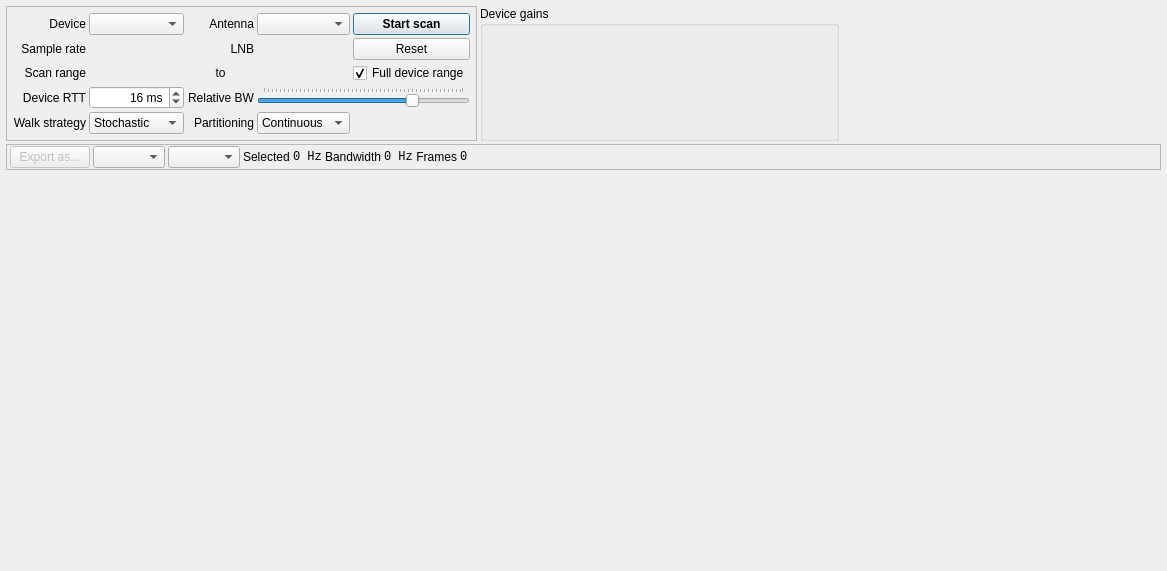
<?xml version="1.0" encoding="UTF-8"?>
<ui version="4.0">
 <class>PanoramicDialog</class>
 <widget class="QDialog" name="PanoramicDialog">
  <property name="geometry">
   <rect>
    <x>0</x>
    <y>0</y>
    <width>1167</width>
    <height>571</height>
   </rect>
  </property>
  <property name="sizePolicy">
   <sizepolicy hsizetype="Fixed" vsizetype="Fixed">
    <horstretch>0</horstretch>
    <verstretch>0</verstretch>
   </sizepolicy>
  </property>
  <property name="windowTitle">
   <string>Panoramic spectrum view</string>
  </property>
  <property name="modal">
   <bool>true</bool>
  </property>
  <layout class="QGridLayout" name="gridLayout">
   <property name="leftMargin">
    <number>6</number>
   </property>
   <property name="topMargin">
    <number>6</number>
   </property>
   <property name="rightMargin">
    <number>6</number>
   </property>
   <property name="bottomMargin">
    <number>6</number>
   </property>
   <property name="spacing">
    <number>3</number>
   </property>
   <item row="0" column="0" colspan="2">
    <widget class="QFrame" name="frame">
     <property name="sizePolicy">
      <sizepolicy hsizetype="Preferred" vsizetype="Fixed">
       <horstretch>0</horstretch>
       <verstretch>0</verstretch>
      </sizepolicy>
     </property>
     <property name="maximumSize">
      <size>
       <width>16777215</width>
       <height>16777215</height>
      </size>
     </property>
     <property name="frameShape">
      <enum>QFrame::StyledPanel</enum>
     </property>
     <property name="frameShadow">
      <enum>QFrame::Raised</enum>
     </property>
     <layout class="QGridLayout" name="gridLayout_2">
      <property name="leftMargin">
       <number>6</number>
      </property>
      <property name="topMargin">
       <number>6</number>
      </property>
      <property name="rightMargin">
       <number>6</number>
      </property>
      <property name="bottomMargin">
       <number>6</number>
      </property>
      <property name="spacing">
       <number>3</number>
      </property>
      <item row="0" column="1">
       <widget class="QLabel" name="label">
        <property name="text">
         <string>Device</string>
        </property>
        <property name="alignment">
         <set>Qt::AlignRight|Qt::AlignTrailing|Qt::AlignVCenter</set>
        </property>
       </widget>
      </item>
      <item row="0" column="3">
       <widget class="QLabel" name="label_14">
        <property name="text">
         <string>Antenna</string>
        </property>
        <property name="alignment">
         <set>Qt::AlignRight|Qt::AlignTrailing|Qt::AlignVCenter</set>
        </property>
       </widget>
      </item>
      <item row="6" column="3">
       <widget class="QLabel" name="label_11">
        <property name="text">
         <string>Partitioning</string>
        </property>
        <property name="alignment">
         <set>Qt::AlignRight|Qt::AlignTrailing|Qt::AlignVCenter</set>
        </property>
       </widget>
      </item>
      <item row="5" column="3">
       <widget class="QLabel" name="label_9">
        <property name="text">
         <string>Relative BW</string>
        </property>
        <property name="alignment">
         <set>Qt::AlignRight|Qt::AlignTrailing|Qt::AlignVCenter</set>
        </property>
       </widget>
      </item>
      <item row="0" column="2">
       <widget class="QComboBox" name="deviceCombo"/>
      </item>
      <item row="0" column="4">
       <widget class="QComboBox" name="antennaCombo"/>
      </item>
      <item row="5" column="1">
       <widget class="QLabel" name="label_8">
        <property name="text">
         <string>Device RTT</string>
        </property>
        <property name="alignment">
         <set>Qt::AlignRight|Qt::AlignTrailing|Qt::AlignVCenter</set>
        </property>
       </widget>
      </item>
      <item row="1" column="5">
       <widget class="QPushButton" name="resetButton">
        <property name="text">
         <string>Reset</string>
        </property>
       </widget>
      </item>
      <item row="0" column="5">
       <widget class="QPushButton" name="scanButton">
        <property name="font">
         <font>
          <weight>75</weight>
          <bold>true</bold>
         </font>
        </property>
        <property name="text">
         <string>Start scan</string>
        </property>
        <property name="checkable">
         <bool>true</bool>
        </property>
        <property name="default">
         <bool>true</bool>
        </property>
       </widget>
      </item>
      <item row="5" column="2">
       <widget class="QSpinBox" name="rttSpin">
        <property name="alignment">
         <set>Qt::AlignRight|Qt::AlignTrailing|Qt::AlignVCenter</set>
        </property>
        <property name="suffix">
         <string> ms</string>
        </property>
        <property name="minimum">
         <number>1</number>
        </property>
        <property name="maximum">
         <number>1000</number>
        </property>
        <property name="value">
         <number>16</number>
        </property>
       </widget>
      </item>
      <item row="6" column="2">
       <widget class="QComboBox" name="walkStrategyCombo">
        <item>
         <property name="text">
          <string>Stochastic</string>
         </property>
        </item>
        <item>
         <property name="text">
          <string>Progressive</string>
         </property>
        </item>
       </widget>
      </item>
      <item row="1" column="1">
       <widget class="QLabel" name="label_13">
        <property name="text">
         <string>Sample rate</string>
        </property>
        <property name="alignment">
         <set>Qt::AlignRight|Qt::AlignTrailing|Qt::AlignVCenter</set>
        </property>
       </widget>
      </item>
      <item row="4" column="1">
       <widget class="QLabel" name="label_2">
        <property name="text">
         <string>Scan range</string>
        </property>
        <property name="alignment">
         <set>Qt::AlignRight|Qt::AlignTrailing|Qt::AlignVCenter</set>
        </property>
       </widget>
      </item>
      <item row="5" column="4" colspan="2">
       <widget class="QSlider" name="relBwSlider">
        <property name="minimum">
         <number>1</number>
        </property>
        <property name="maximum">
         <number>100</number>
        </property>
        <property name="value">
         <number>75</number>
        </property>
        <property name="orientation">
         <enum>Qt::Horizontal</enum>
        </property>
        <property name="tickPosition">
         <enum>QSlider::TicksAbove</enum>
        </property>
        <property name="tickInterval">
         <number>2</number>
        </property>
       </widget>
      </item>
      <item row="4" column="3">
       <widget class="QLabel" name="label_3">
        <property name="text">
         <string>to</string>
        </property>
        <property name="alignment">
         <set>Qt::AlignCenter</set>
        </property>
       </widget>
      </item>
      <item row="1" column="3">
       <widget class="QLabel" name="label_12">
        <property name="text">
         <string>LNB</string>
        </property>
        <property name="textFormat">
         <enum>Qt::PlainText</enum>
        </property>
        <property name="alignment">
         <set>Qt::AlignRight|Qt::AlignTrailing|Qt::AlignVCenter</set>
        </property>
       </widget>
      </item>
      <item row="4" column="5">
       <widget class="QCheckBox" name="fullRangeCheck">
        <property name="text">
         <string>Full device range</string>
        </property>
        <property name="checked">
         <bool>true</bool>
        </property>
       </widget>
      </item>
      <item row="6" column="4">
       <widget class="QComboBox" name="partitioningCombo">
        <item>
         <property name="text">
          <string>Continuous</string>
         </property>
        </item>
        <item>
         <property name="text">
          <string>Discrete</string>
         </property>
        </item>
       </widget>
      </item>
      <item row="6" column="1">
       <widget class="QLabel" name="label_10">
        <property name="text">
         <string>Walk strategy</string>
        </property>
        <property name="alignment">
         <set>Qt::AlignRight|Qt::AlignTrailing|Qt::AlignVCenter</set>
        </property>
       </widget>
      </item>
      <item row="4" column="2">
       <widget class="FrequencySpinBox" name="rangeStartSpin"/>
      </item>
      <item row="4" column="4">
       <widget class="FrequencySpinBox" name="rangeEndSpin"/>
      </item>
      <item row="1" column="2">
       <widget class="FrequencySpinBox" name="sampleRateSpin"/>
      </item>
      <item row="1" column="4">
       <widget class="FrequencySpinBox" name="lnbDoubleSpinBox"/>
      </item>
     </layout>
    </widget>
   </item>
   <item row="2" column="0" rowspan="2" colspan="4">
    <widget class="Waterfall" name="waterfall"/>
   </item>
   <item row="0" column="2">
    <widget class="QGroupBox" name="gainsGroup">
     <property name="sizePolicy">
      <sizepolicy hsizetype="Expanding" vsizetype="Preferred">
       <horstretch>0</horstretch>
       <verstretch>0</verstretch>
      </sizepolicy>
     </property>
     <property name="minimumSize">
      <size>
       <width>359</width>
       <height>0</height>
      </size>
     </property>
     <property name="maximumSize">
      <size>
       <width>359</width>
       <height>16777215</height>
      </size>
     </property>
     <property name="title">
      <string>Device gains</string>
     </property>
     <property name="flat">
      <bool>false</bool>
     </property>
     <layout class="QGridLayout" name="gainGridLayout">
      <property name="leftMargin">
       <number>0</number>
      </property>
      <property name="topMargin">
       <number>3</number>
      </property>
      <property name="rightMargin">
       <number>0</number>
      </property>
      <property name="bottomMargin">
       <number>3</number>
      </property>
      <property name="spacing">
       <number>0</number>
      </property>
     </layout>
    </widget>
   </item>
   <item row="0" column="3">
    <spacer name="horizontalSpacer_2">
     <property name="orientation">
      <enum>Qt::Horizontal</enum>
     </property>
     <property name="sizeHint" stdset="0">
      <size>
       <width>40</width>
       <height>20</height>
      </size>
     </property>
    </spacer>
   </item>
   <item row="1" column="0" colspan="4">
    <widget class="QFrame" name="frame_2">
     <property name="sizePolicy">
      <sizepolicy hsizetype="Preferred" vsizetype="Fixed">
       <horstretch>0</horstretch>
       <verstretch>0</verstretch>
      </sizepolicy>
     </property>
     <property name="frameShape">
      <enum>QFrame::StyledPanel</enum>
     </property>
     <property name="frameShadow">
      <enum>QFrame::Raised</enum>
     </property>
     <layout class="QGridLayout" name="gridLayout_3">
      <property name="leftMargin">
       <number>3</number>
      </property>
      <property name="topMargin">
       <number>1</number>
      </property>
      <property name="rightMargin">
       <number>3</number>
      </property>
      <property name="bottomMargin">
       <number>1</number>
      </property>
      <property name="spacing">
       <number>3</number>
      </property>
      <item row="0" column="9">
       <widget class="QLabel" name="framesLabel">
        <property name="minimumSize">
         <size>
          <width>80</width>
          <height>0</height>
         </size>
        </property>
        <property name="font">
         <font>
          <family>Monospace</family>
         </font>
        </property>
        <property name="text">
         <string>0</string>
        </property>
       </widget>
      </item>
      <item row="0" column="5">
       <widget class="QLabel" name="label_6">
        <property name="text">
         <string>Bandwidth</string>
        </property>
        <property name="alignment">
         <set>Qt::AlignRight|Qt::AlignTrailing|Qt::AlignVCenter</set>
        </property>
       </widget>
      </item>
      <item row="0" column="3">
       <widget class="QLabel" name="label_5">
        <property name="text">
         <string>Selected</string>
        </property>
       </widget>
      </item>
      <item row="0" column="1">
       <widget class="QComboBox" name="paletteCombo">
        <property name="iconSize">
         <size>
          <width>64</width>
          <height>16</height>
         </size>
        </property>
       </widget>
      </item>
      <item row="0" column="7">
       <widget class="QLabel" name="bwLabel">
        <property name="minimumSize">
         <size>
          <width>0</width>
          <height>0</height>
         </size>
        </property>
        <property name="font">
         <font>
          <family>Monospace</family>
         </font>
        </property>
        <property name="text">
         <string>0 Hz</string>
        </property>
        <property name="alignment">
         <set>Qt::AlignLeading|Qt::AlignLeft|Qt::AlignVCenter</set>
        </property>
       </widget>
      </item>
      <item row="0" column="8">
       <widget class="QLabel" name="label_7">
        <property name="text">
         <string>Frames</string>
        </property>
        <property name="alignment">
         <set>Qt::AlignRight|Qt::AlignTrailing|Qt::AlignVCenter</set>
        </property>
       </widget>
      </item>
      <item row="0" column="0">
       <widget class="QPushButton" name="exportButton">
        <property name="enabled">
         <bool>false</bool>
        </property>
        <property name="text">
         <string>Export as...</string>
        </property>
        <property name="icon">
         <iconset resource="../icons/Icons.qrc">
          <normaloff>:/icons/document-export.png</normaloff>:/icons/document-export.png</iconset>
        </property>
       </widget>
      </item>
      <item row="0" column="10">
       <spacer name="horizontalSpacer">
        <property name="orientation">
         <enum>Qt::Horizontal</enum>
        </property>
        <property name="sizeHint" stdset="0">
         <size>
          <width>40</width>
          <height>20</height>
         </size>
        </property>
       </spacer>
      </item>
      <item row="0" column="4">
       <widget class="QLabel" name="centerLabel">
        <property name="sizePolicy">
         <sizepolicy hsizetype="Preferred" vsizetype="Preferred">
          <horstretch>0</horstretch>
          <verstretch>0</verstretch>
         </sizepolicy>
        </property>
        <property name="minimumSize">
         <size>
          <width>0</width>
          <height>0</height>
         </size>
        </property>
        <property name="font">
         <font>
          <family>Monospace</family>
         </font>
        </property>
        <property name="text">
         <string>0 Hz</string>
        </property>
        <property name="alignment">
         <set>Qt::AlignLeading|Qt::AlignLeft|Qt::AlignVCenter</set>
        </property>
       </widget>
      </item>
      <item row="0" column="2">
       <widget class="QComboBox" name="allocationCombo"/>
      </item>
     </layout>
    </widget>
   </item>
  </layout>
 </widget>
 <customwidgets>
  <customwidget>
   <class>Waterfall</class>
   <extends>QFrame</extends>
   <header>Waterfall.h</header>
  </customwidget>
  <customwidget>
   <class>FrequencySpinBox</class>
   <extends>QWidget</extends>
   <header>FrequencySpinBox.h</header>
  </customwidget>
 </customwidgets>
 <resources>
  <include location="../icons/Icons.qrc"/>
  <include location="../icons/Icons.qrc"/>
  <include location="../icons/Icons.qrc"/>
 </resources>
 <connections/>
</ui>
